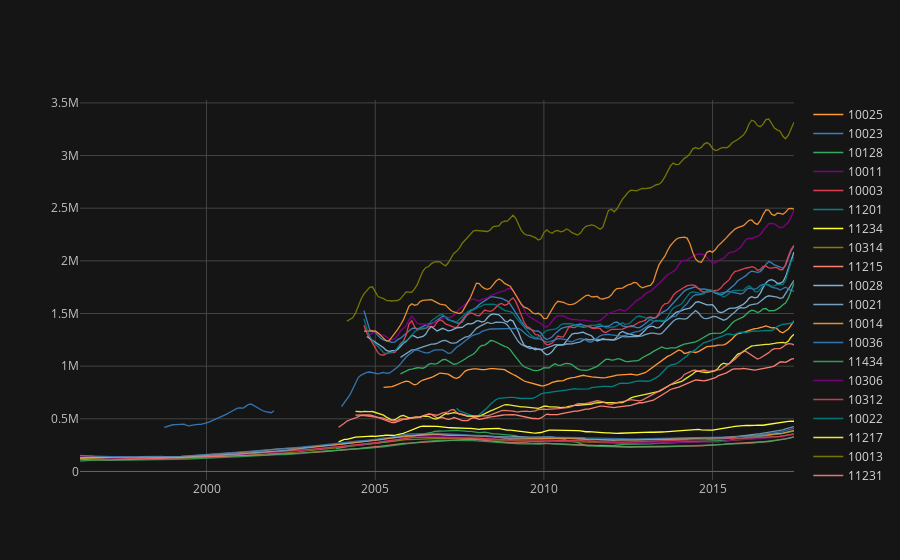

The code cell stored with this chart in its notebook:
### Markdown cell above
Visualizing the price cariation in the history for various zipcode

### Code cell
Zillow_selected.drop(columns= ["RegionID","City","State","Metro","CountyName","SizeRank"]).set_index('RegionName').T.iplot()

### Figure 1 — Plotly figure (JSON) as saved in the notebook; plotly's stock layout.template omitted (floating-point values rounded to 4 significant figures; data arrays with more than 128 entries replaced by an {"elided": "..."} marker saying what was removed)
{"data": [{"line": {"color": "rgba(255, 153, 51, 1.0)", "dash": "solid", "shape": "linear", "width": 1.3}, "mode": "lines", "name": "10025", "text": "", "type": "scatter", "uid": "9f885789-8889-4f04-b09a-4409fd7d9f3e", "x": {"elided": "255 str values"}, "y": {"elided": "255 mixed values"}}, {"line": {"color": "rgba(55, 128, 191, 1.0)", "dash": "solid", "shape": "linear", "width": 1.3}, "mode": "lines", "name": "10023", "text": "", "type": "scatter", "uid": "356d99e2-b6e5-4982-8cc8-4a3fbd6ac928", "x": {"elided": "255 str values"}, "y": {"elided": "255 mixed values"}}, {"line": {"color": "rgba(50, 171, 96, 1.0)", "dash": "solid", "shape": "linear", "width": 1.3}, "mode": "lines", "name": "10128", "text": "", "type": "scatter", "uid": "d252d444-4c3d-40ee-b243-373feaccf073", "x": {"elided": "255 str values"}, "y": {"elided": "255 mixed values"}}, {"line": {"color": "rgba(128, 0, 128, 1.0)", "dash": "solid", "shape": "linear", "width": 1.3}, "mode": "lines", "name": "10011", "text": "", "type": "scatter", "uid": "d745b0fc-c7aa-40b5-a6ee-a4fd7ec73d49", "x": {"elided": "255 str values"}, "y": {"elided": "255 mixed values"}}, {"line": {"color": "rgba(219, 64, 82, 1.0)", "dash": "solid", "shape": "linear", "width": 1.3}, "mode": "lines", "name": "10003", "text": "", "type": "scatter", "uid": "29a37f35-ae4b-4e2a-bfb5-51c69bf5ab7f", "x": {"elided": "255 str values"}, "y": {"elided": "255 mixed values"}}, {"line": {"color": "rgba(0, 128, 128, 1.0)", "dash": "solid", "shape": "linear", "width": 1.3}, "mode": "lines", "name": "11201", "text": "", "type": "scatter", "uid": "a51c771d-111c-402e-b1f9-23d3c2d55ead", "x": {"elided": "255 str values"}, "y": {"elided": "255 mixed values"}}, {"line": {"color": "rgba(255, 255, 51, 1.0)", "dash": "solid", "shape": "linear", "width": 1.3}, "mode": "lines", "name": "11234", "text": "", "type": "scatter", "uid": "8704d498-60fa-499f-ac41-224d019e97c1", "x": {"elided": "255 str values"}, "y": {"elided": "255 mixed values"}}, {"line": {"color": "rgba(128, 128, 0, 1.0)", "dash": "solid", "shape": "linear", "width": 1.3}, "mode": "lines", "name": "10314", "text": "", "type": "scatter", "uid": "57bdcda2-3ec5-4c48-b9d9-c79f68cc958e", "x": {"elided": "255 str values"}, "y": {"elided": "255 int values"}}, {"line": {"color": "rgba(251, 128, 114, 1.0)", "dash": "solid", "shape": "linear", "width": 1.3}, "mode": "lines", "name": "11215", "text": "", "type": "scatter", "uid": "a1ca013b-a182-4372-95a9-587fb646ee89", "x": {"elided": "255 str values"}, "y": {"elided": "255 mixed values"}}, {"line": {"color": "rgba(128, 177, 211, 1.0)", "dash": "solid", "shape": "linear", "width": 1.3}, "mode": "lines", "name": "10028", "text": "", "type": "scatter", "uid": "304b4232-8894-4904-88d8-bd20290c104d", "x": {"elided": "255 str values"}, "y": {"elided": "255 mixed values"}}, {"line": {"color": "rgba(128, 177, 211, 0.8999999999999999)", "dash": "solid", "shape": "linear", "width": 1.3}, "mode": "lines", "name": "10021", "text": "", "type": "scatter", "uid": "01e60ae0-f65e-497b-8b71-69b70cc1d1ec", "x": {"elided": "255 str values"}, "y": {"elided": "255 mixed values"}}, {"line": {"color": "rgba(255, 153, 51, 0.8999999999999999)", "dash": "solid", "shape": "linear", "width": 1.3}, "mode": "lines", "name": "10014", "text": "", "type": "scatter", "uid": "e48c06a3-3ebb-47eb-ae9f-a99ffb7b3fb7", "x": {"elided": "255 str values"}, "y": {"elided": "255 mixed values"}}, {"line": {"color": "rgba(55, 128, 191, 0.8999999999999999)", "dash": "solid", "shape": "linear", "width": 1.3}, "mode": "lines", "name": "10036", "text": "", "type": "scatter", "uid": "cc5b0a44-47c4-4fac-8735-7ddf2543debb", "x": {"elided": "255 str values"}, "y": {"elided": "255 mixed values"}}, {"line": {"color": "rgba(50, 171, 96, 0.8999999999999999)", "dash": "solid", "shape": "linear", "width": 1.3}, "mode": "lines", "name": "11434", "text": "", "type": "scatter", "uid": "9b5ef926-1cf4-4e3e-bf3f-ccc49b6ad929", "x": {"elided": "255 str values"}, "y": {"elided": "255 mixed values"}}, {"line": {"color": "rgba(128, 0, 128, 0.8999999999999999)", "dash": "solid", "shape": "linear", "width": 1.3}, "mode": "lines", "name": "10306", "text": "", "type": "scatter", "uid": "66eabf77-0063-4610-80da-445eebac1de9", "x": {"elided": "255 str values"}, "y": {"elided": "255 int values"}}, {"line": {"color": "rgba(219, 64, 82, 0.8999999999999999)", "dash": "solid", "shape": "linear", "width": 1.3}, "mode": "lines", "name": "10312", "text": "", "type": "scatter", "uid": "614f87b4-aeee-4f87-99f3-f266e8e1460b", "x": {"elided": "255 str values"}, "y": {"elided": "255 int values"}}, {"line": {"color": "rgba(0, 128, 128, 0.8999999999999999)", "dash": "solid", "shape": "linear", "width": 1.3}, "mode": "lines", "name": "10022", "text": "", "type": "scatter", "uid": "779395e4-c283-491a-a837-8314b9410e2c", "x": {"elided": "255 str values"}, "y": {"elided": "255 mixed values"}}, {"line": {"color": "rgba(255, 255, 51, 0.8999999999999999)", "dash": "solid", "shape": "linear", "width": 1.3}, "mode": "lines", "name": "11217", "text": "", "type": "scatter", "uid": "b93b0506-1599-40f3-8d78-6a85964c8222", "x": {"elided": "255 str values"}, "y": {"elided": "255 mixed values"}}, {"line": {"color": "rgba(128, 128, 0, 0.8999999999999999)", "dash": "solid", "shape": "linear", "width": 1.3}, "mode": "lines", "name": "10013", "text": "", "type": "scatter", "uid": "fb40c192-9670-4372-9425-2137f81cee7f", "x": {"elided": "255 str values"}, "y": {"elided": "255 mixed values"}}, {"line": {"color": "rgba(251, 128, 114, 0.8999999999999999)", "dash": "solid", "shape": "linear", "width": 1.3}, "mode": "lines", "name": "11231", "text": "", "type": "scatter", "uid": "95632668-6062-4004-a997-1dc0f31fe561", "x": {"elided": "255 str values"}, "y": {"elided": "255 mixed values"}}, {"line": {"color": "rgba(251, 128, 114, 0.7999999999999998)", "dash": "solid", "shape": "linear", "width": 1.3}, "mode": "lines", "name": "10304", "text": "", "type": "scatter", "uid": "e7d8c700-4785-4546-853c-bd182ff5cda7", "x": {"elided": "255 str values"}, "y": {"elided": "255 int values"}}, {"line": {"color": "rgba(128, 177, 211, 0.7999999999999998)", "dash": "solid", "shape": "linear", "width": 1.3}, "mode": "lines", "name": "10305", "text": "", "type": "scatter", "uid": "f22d4cf6-226b-4e10-8a90-b79a2dacef89", "x": {"elided": "255 str values"}, "y": {"elided": "255 int values"}}, {"line": {"color": "rgba(255, 153, 51, 0.7999999999999998)", "dash": "solid", "shape": "linear", "width": 1.3}, "mode": "lines", "name": "10309", "text": "", "type": "scatter", "uid": "fc6a154f-182a-4d28-bcfd-37c5054c32b1", "x": {"elided": "255 str values"}, "y": {"elided": "255 int values"}}, {"line": {"color": "rgba(55, 128, 191, 0.7999999999999998)", "dash": "solid", "shape": "linear", "width": 1.3}, "mode": "lines", "name": "10308", "text": "", "type": "scatter", "uid": "8fc2adb1-0825-4fe0-82af-66da6dac15db", "x": {"elided": "255 str values"}, "y": {"elided": "255 int values"}}, {"line": {"color": "rgba(50, 171, 96, 0.7999999999999998)", "dash": "solid", "shape": "linear", "width": 1.3}, "mode": "lines", "name": "10303", "text": "", "type": "scatter", "uid": "1311b0cf-5ee3-47aa-9bf7-27a01c76709f", "x": {"elided": "255 str values"}, "y": {"elided": "255 int values"}}], "layout": {"legend": {"bgcolor": "#151516", "font": {"color": "#D9D9D9"}}, "paper_bgcolor": "#151516", "plot_bgcolor": "#151516", "titlefont": {"color": "#D9D9D9"}, "xaxis": {"gridcolor": "#434343", "showgrid": true, "tickfont": {"color": "#C2C2C2"}, "title": "", "titlefont": {"color": "#D9D9D9"}, "zerolinecolor": "#666570"}, "yaxis": {"gridcolor": "#434343", "showgrid": true, "tickfont": {"color": "#C2C2C2"}, "title": "", "titlefont": {"color": "#D9D9D9"}, "zerolinecolor": "#666570"}}}
